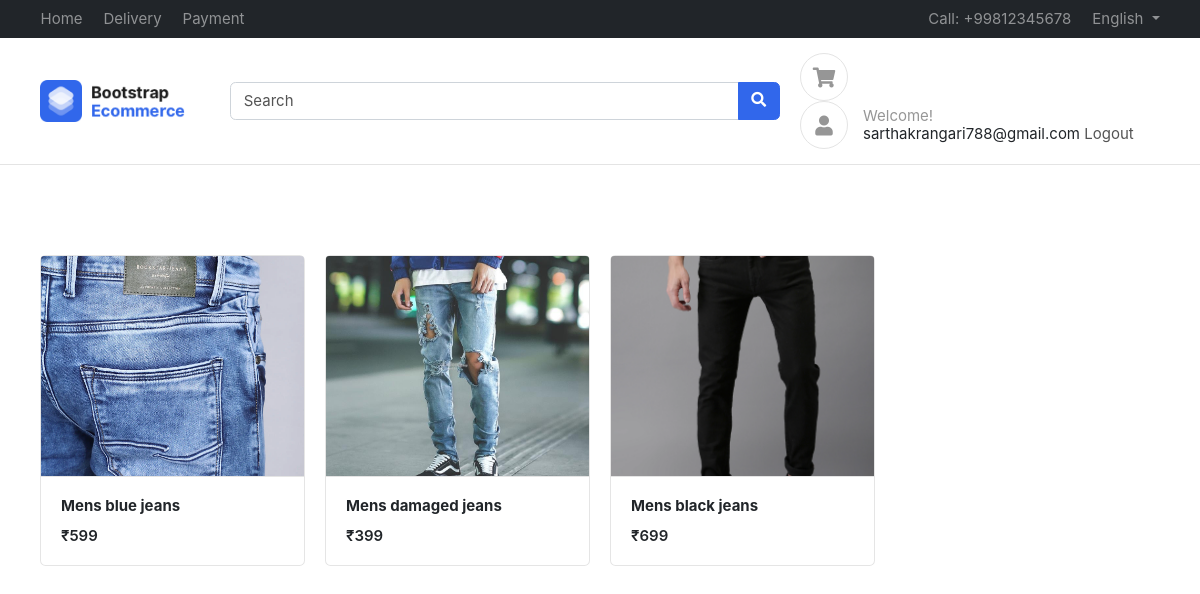
Screenshot of / (signed in) with the database file from the repository.
### Products/models.py (models this page shows, shortened)
class Products(BaseModel):
    product_name = models.CharField(max_length=100)
    slug = models.SlugField(unique=True, null=True, blank=True)
    category = models.ForeignKey(Category, on_delete=models.CASCADE, related_name="products")
    price = models.IntegerField()
    product_description = models.TextField()
    color_varient = models.ManyToManyField(ColorVarient)
    size_varient = models.ManyToManyField(SizeVarient)

class ProductImage(BaseModel):
    products = models.ForeignKey(Products, on_delete=models.CASCADE, related_name="product_images")
    image = models.ImageField(upload_to="products")

### home/views.py (the view)
# urls.py: path('', home_view, name='home'),
def home_view(request):
    context = {
        'products' : Products.objects.all()
    }
    return render(request, 'home/home.html', context)

### templates/home/home.html
{% extends 'base/base.html' %}
{% block content %}
<div class="container mt-5 pt-5">
    <div class="row">
        {% for product in products %}
        <div class="col-md-3">
            <figure class="card card-product-grid">
                <div class="img-wrap"> <a href="{% url 'product_detail' product.slug %}"><img src="/media/{{product.product_images.first.image}}" style="width: 100%;"> </a></div>
                <figcaption class="info-wrap border-top">
                    <a href="{% url 'product_detail' product.slug %}" class="title"><b>{{product.product_name}}</b></a>
                    <div class="price mt-2">₹{{product.price}}</div>
                </figcaption>
            </figure>
        </div>
        {% endfor %}
    </div>
    </div>
{% endblock %}

### templates/base/base.html (shortened to what this page needs)
<!DOCTYPE HTML>
<html lang="en">
<head>
<link href="https://cdn.jsdelivr.net/npm/bootstrap@5.3.0/dist/css/bootstrap.min.css" rel="stylesheet">
<link href="/media/css/bootstrap.css" rel="stylesheet" type="text/css"/>
<link href="/media/fonts/fontawesome/css/all.min.css" type="text/css" rel="stylesheet">
<link href="/media/css/ui.css" rel="stylesheet" type="text/css"/>
<link href="/media/css/responsive.css" rel="stylesheet" />
</head>
<body>
	<header class="section-header">
		<nav class="navbar navbar-dark navbar-expand p-0 bg-dark">
		<div class="container">
			<ul class="navbar-nav d-none d-md-flex mr-auto">
				<li class="nav-item"><a class="nav-link" href="{% url 'home' %}">Home</a></li>
				<li class="nav-item"><a class="nav-link" href="#">Delivery</a></li>
				<li class="nav-item"><a class="nav-link" href="#">Payment</a></li>
			</ul>
			<ul class="navbar-nav">
				<li class="nav-item"><a href="#" class="nav-link"> Call: +99812345678 </a></li>
				<li class="nav-item dropdown">
					 <a href="#" class="nav-link dropdown-toggle" data-toggle="dropdown"> English </a>
				</li>
			</ul>
		  </div>
		</nav>
		<section class="header-main border-bottom">
			<div class="container">
		<div class="row align-items-center">
			<div class="col-lg-2 col-4">
				<div class="brand-wrap">
					<img class="logo" src="/media/images/logo.png">
				</div>
			</div>
			<div class="col-lg-6 col-sm-12">
				<form action="#" class="search">
					<div class="input-group w-100">
						<input type="text" class="form-control" placeholder="Search">
						<div class="input-group-append">
						  <button class="btn btn-primary" type="submit">
							<i class="fa fa-search"></i>
						  </button>
						</div>
					</div>
				</form>
			</div>
			<div class="col-lg-4 col-sm-6 col-8">
				<div class="widgets-wrap float-md-right">
					<div class="widget-header  mr-3">
						<a href="{% url 'cart' %}" class="icon icon-sm rounded-circle border"><i class="fa fa-shopping-cart"></i></a>
					</div>
					<div class="widget-header icontext">
						<a href="#" class="icon icon-sm rounded-circle border"><i class="fa fa-user"></i></a>
						<div class="text">
							<span class="text-muted">Welcome!</span>
							{% if not request.user.is_authenticated %}
							<div>
								<a href="{% url 'login' %}">Sign in</a> |
								<a href="{% url 'register' %}"> Register</a>
							</div>
							{% else %}
							<div>
								{{request.user.username}}
								<a href="{% url 'logout' %}">Logout</a>
							</div>
							{% endif %}
						</div>
					</div>
				</div>
			</div>
		</div>
			</div>
		</section>
		</header>
		{% block content %}
		{% endblock %}
</body>
</html>

### public/static/css/ui.css (style rules this page uses)
html { font-family: 'Inter', sans-serif; font-size: 15px; }
.img-wrap { text-align: center; display: block; }
.img-wrap img { max-width: 100%; }
.icon-xs, .icon-sm, .icon-md, .icon-lg { display: inline-block; text-align: center; flex-shrink: 0; flex-grow: 0; }
.icon-sm { width: 48px; height: 48px; line-height: 48px; font-size: 20px; }
figure { margin-bottom: 0; }
.card .title { color: #212529; }
.header-main { position: relative; padding-top: 1rem; padding-bottom: 1rem; }
.brand-wrap .logo, .navbar-brand .logo { margin-right: 7px; max-height: 42px; display: inline-block; }
.widget-header { display: inline-block; vertical-align: middle; position: relative; }
.widget-header a { color: #545454; }
.widget-header i { color: #969696; }
[class*='card-product'] a.title { color: #212529; display: block; }
[class*='card-product'] .img-wrap { overflow: hidden; position: relative; }
[class*='card-product'] .img-wrap img { height: 100%; max-width: 100%; width: auto; display: inline-block; object-fit: cover; }
.card-product-grid { margin-bottom: 20px; }
.card-product-grid .img-wrap { border-radius: 0.2rem 0.2rem 0 0; height: 220px; }
.card-product-grid .info-wrap { overflow: hidden; padding: 18px 20px; }
.card .img-wrap { overflow: hidden; }
.icontext { display: inline-flex; align-items: center; vertical-align: middle; }
.icontext .text { width: 100%; line-height: 1.2; color: #212529; }
.icontext .icon { position: relative; margin-right: 15px; flex-shrink: 0; flex-grow: 0; }
.price { font-weight: 600; color: #212529; }

### rows the page displays
Products: product_images.first.image (picture), product_name "Mens blue jeans", price "599"
Products: product_images.first.image (picture), product_name "Mens damaged jeans", price "399"
Products: product_images.first.image (picture), product_name "Mens black jeans", price "699"

### other values shown
{{ request.user.username }} "sarthakrangari788@gmail.com"
